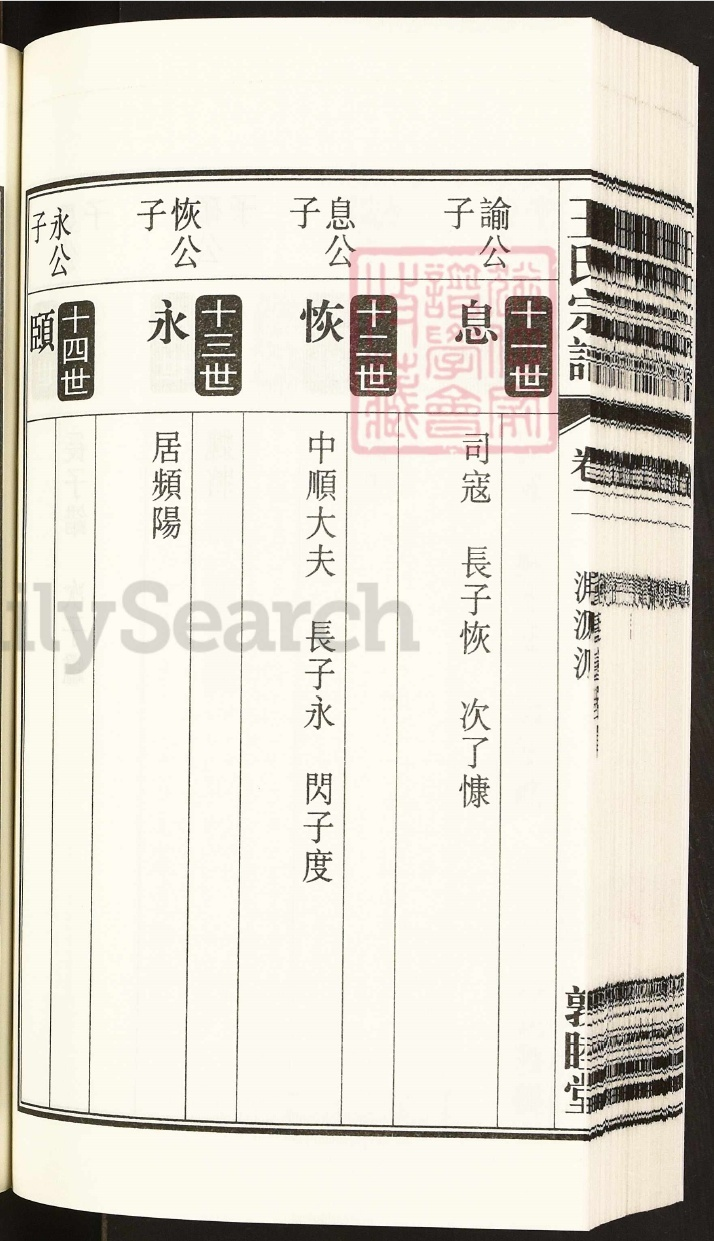
#> input picture deskewed_images/wang1_page_1.jpg, 714 x 1241 px
$ python -i page_split.py   (imports and definitions only)
#> lines starting #> are read from the running program, lines starting #| are printed output that depends on the picture; after the words box and inside, x2 and y2 are one past the last pixel; in counts of white or black regions, pixels touching at a corner belong together
#> further down, picture is the input picture: shape (1241, 714, 3); mean B, G, R 203.8, 214.4, 219.1
"""Page splitting functionality for two-page scanned images."""

from typing import Dict, Tuple, Any, Optional
import cv2
import numpy as np
from .base import BaseProcessor


class PageSplitProcessor(BaseProcessor):
    """Processor for splitting two-page scanned images."""

    # [40 lines left out: function process, not called in this run]


def split_two_page_image(
    image: np.ndarray,
    search_ratio: float = 0.5,
    line_len_frac: float = 0.3,
    line_thick: int = 3,
    peak_thr: float = 0.3,
    return_analysis: bool = False,
    **kwargs
) -> tuple:
    """Split a two-page scanned image into separate pages using V2 algorithm.

    Args:
        image: Input two-page image
        search_ratio: Fraction of width, centered, to search for gutter (0.0-1.0)
        line_len_frac: Vertical kernel = fraction of image height
        line_thick: Kernel width in pixels
        peak_thr: Peak threshold (fraction of max response)
        return_analysis: If True, returns detailed analysis information

    Returns:
        tuple: (right_page, left_page) or (right_page, left_page, analysis) if return_analysis=True
    """
#> called with search_ratio = 0.5, line_len_frac = 0.3, line_thick = 3, peak_thr = 0.3, return_analysis = False
    # Get processor instance if available for debug saving
    processor = kwargs.get('_processor', None)

    h, w = image.shape[:2]

    # Save original input image
    if processor and processor.config and getattr(processor.config, 'save_debug_images', False):
        processor.save_debug_image('input_image', image)

    # 1) extract long vertical lines
    gray = cv2.cvtColor(image, cv2.COLOR_BGR2GRAY) if len(image.shape) == 3 else image
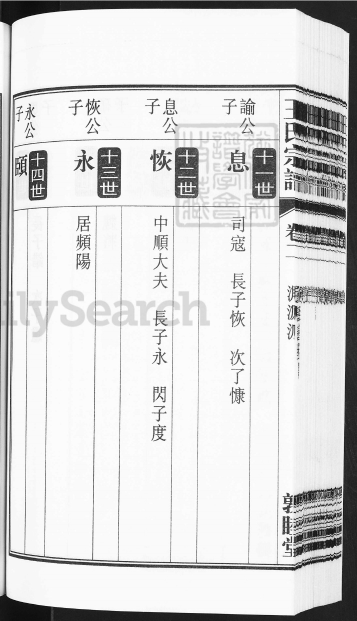
#> gray: shape (1241, 714) (shown at 1/2 size); min 1, max 255, mean 214.6
    _, bw  = cv2.threshold(gray, 0, 255, cv2.THRESH_BINARY + cv2.THRESH_OTSU)
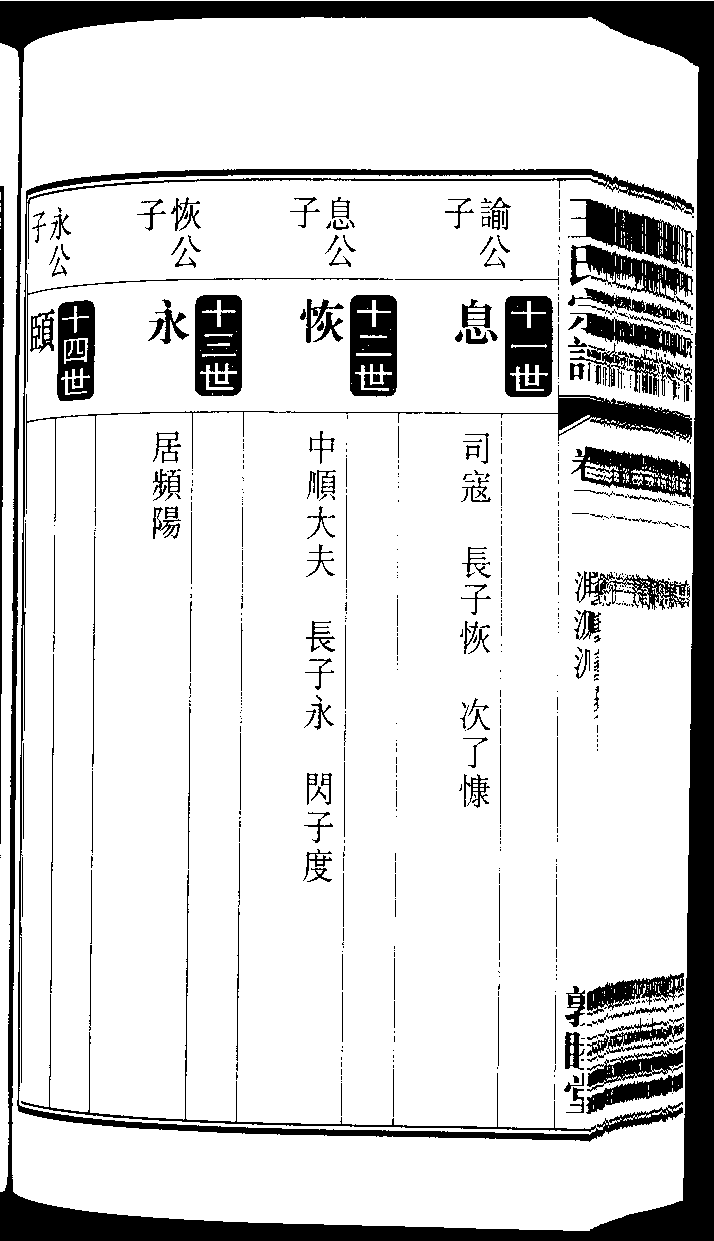
#> bw: shape (1241, 714); 84.3% white; 604 black regions (424 under 20 px), largest, box (x1, y1, x2, y2) and area: (0, 1, 714, 1241) 63971, (17, 169, 694, 1142) 14431, (505, 296, 553, 397) 4042
    vert   = 255 - bw
    k_len  = max(15, int(line_len_frac * h))
    kernel = cv2.getStructuringElement(cv2.MORPH_RECT, (line_thick, k_len))
    lines  = cv2.morphologyEx(vert, cv2.MORPH_OPEN, kernel)
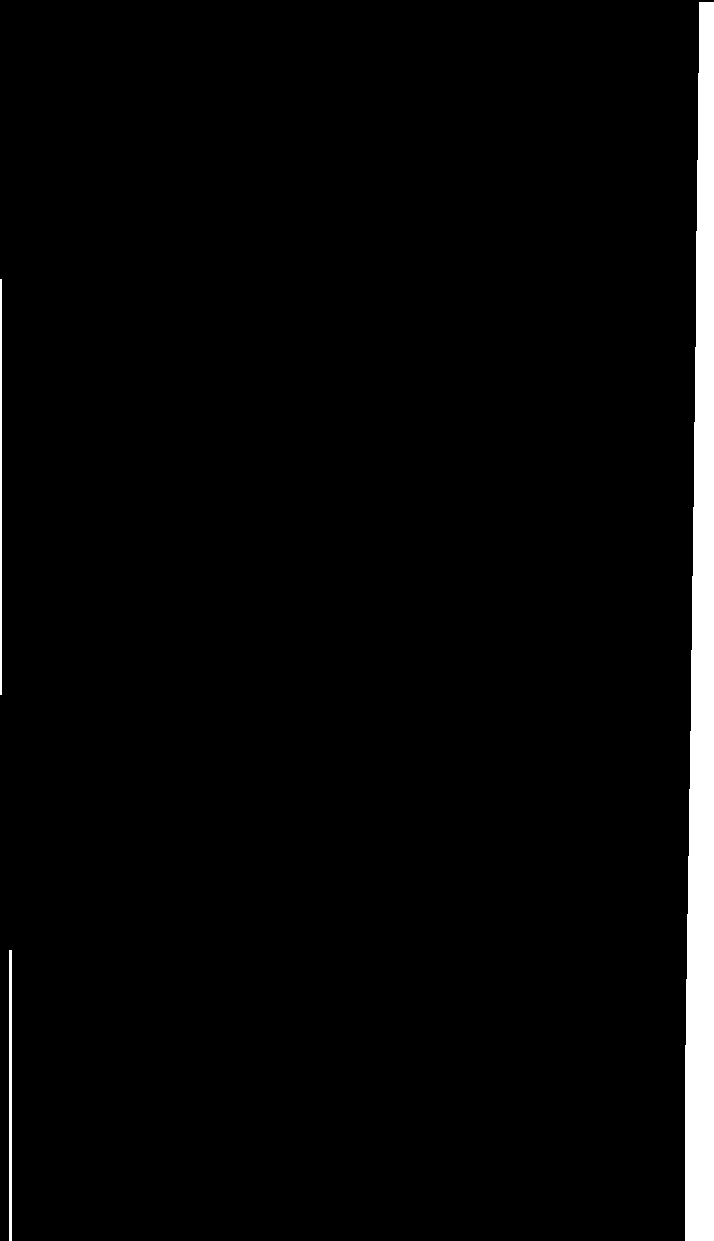
#> lines: shape (1241, 714); 3.3% white; 3 white regions, box (x1, y1, x2, y2) and area: (685, 2, 714, 1241) 27679, (9, 950, 12, 1241) 873, (0, 279, 2, 695) 832

    # Save debug images
    if processor and processor.config and getattr(processor.config, 'save_debug_images', False):
        processor.save_debug_image('binary_threshold', bw)
        processor.save_debug_image('inverted_binary', vert)
        processor.save_debug_image('vertical_lines', lines)

    # 2) column response & search window
    col_sum = lines.sum(axis=0)
#> col_sum = 714 values, max 315945 at index 699, min 0 at index 2, mean 10494.3
    centre  = w // 2
    margin  = int((1 - search_ratio) / 2 * w)
    window  = col_sum[margin:w - margin]
#> window = 358 values from 0 to 0

    # Create column response visualization
    if processor and processor.config and getattr(processor.config, 'save_debug_images', False):
        import matplotlib.pyplot as plt
        fig, ax = plt.subplots(figsize=(10, 6))
        ax.plot(col_sum, 'b-', linewidth=1)
        ax.axvline(margin, color='r', linestyle='--', label=f'Search start ({margin})')
        ax.axvline(w - margin, color='r', linestyle='--', label=f'Search end ({w-margin})')
        ax.axvline(centre, color='g', linestyle='-', alpha=0.7, label=f'Center ({centre})')
        ax.set_xlabel('Column Index')
        ax.set_ylabel('Sum of White Pixels')
        ax.set_title('Column Response (Vertical Line Density)')
        ax.legend()
        ax.grid(True, alpha=0.3)

        # Convert plot to image
        fig.canvas.draw()
        plot_img = np.frombuffer(fig.canvas.buffer_rgba(), dtype=np.uint8)
        plot_img = plot_img.reshape(fig.canvas.get_width_height()[::-1] + (4,))
        plot_img = cv2.cvtColor(plot_img, cv2.COLOR_RGBA2BGR)
        plt.close(fig)

        processor.save_debug_image('column_response', plot_img)

    peaks = np.where(window >= peak_thr * window.max())[0] + margin
#> peaks = 358 values from 178 to 535
    if len(peaks) < 2:                     # fallback if only one border found
        split_x = centre
        left_page = image[:, :split_x]
        right_page = image[:, split_x:]

        # Debug: Print the result only in debug mode
        if processor and processor.config and getattr(processor.config, 'save_debug_images', False):
            print(f"    [DEBUG] Page split: Center fallback at x={split_x} (no vertical lines detected)")

        # Save split visualization even for fallback
        if processor and processor.config and getattr(processor.config, 'save_debug_images', False):
            vis = image.copy() if len(image.shape) == 3 else cv2.cvtColor(gray, cv2.COLOR_GRAY2BGR)
            cv2.line(vis, (split_x, 0), (split_x, h), (0, 0, 255), 3)
            cv2.putText(vis, 'FALLBACK: Center Split', (10, 30), cv2.FONT_HERSHEY_SIMPLEX, 1, (0, 0, 255), 2)
            processor.save_debug_image('split_visualization', vis)

        if not return_analysis:
            return right_page, left_page

        # Build analysis for fallback case
        analysis = {
            "gutter_x": split_x,
            "gutter_strength": 0.0,
            "gutter_width": 0,
            "search_start": margin,
            "search_end": w - margin,
            "segments": [],
            "selected_segment": None,
            "fallback_used": True,
            "meets_min_width": False,
            "has_two_pages": False,
            "col_dark": None,
            "darkmask": None,
            "thresh": None,
            "widest_segment_width": 0,
            # Legacy compatibility fields
            "vertical_sums": None,
            "min_sum": 0,
            "avg_sum": 0,
        }
        return right_page, left_page, analysis

    # 3) contiguous-peak grouping
    segments, s = [], peaks[0]
#> segments = []; s = 178
    for p, q in zip(peaks, peaks[1:]):
        if q != p + 1:
            segments.append((s, p)); s = q
    segments.append((s, peaks[-1]))

    # 4) choose the two segments nearest the centre
    segs = sorted(segments, key=lambda ab: abs(((ab[0]+ab[1])//2) - centre))[:2]
#> segs = [(178, 535)]
    if len(segs) < 2:  # If only one segment found, split at that vertical line
        if len(segs) == 1 and segments:
            # Use the single detected vertical line as the split point
            seg_start, seg_end = segs[0]
#> seg_start = 178; seg_end = 535
            split_x = (seg_start + seg_end) // 2
#> split_x = 356
            segment_width = seg_end - seg_start + 1
#> segment_width = 358

            # Determine if this is likely a gutter or edge based on position
            # If within middle 60% of image, likely a gutter; otherwise might be edge
            is_likely_gutter = margin < split_x < (w - margin)
#> is_likely_gutter = True

            left_page = image[:, :split_x]
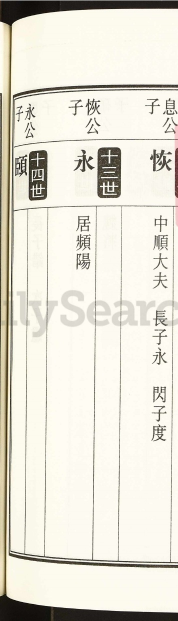
#> left_page: shape (1241, 356, 3) (shown at 1/2 size); mean B, G, R 213.5, 225, 228.3
            right_page = image[:, split_x:]
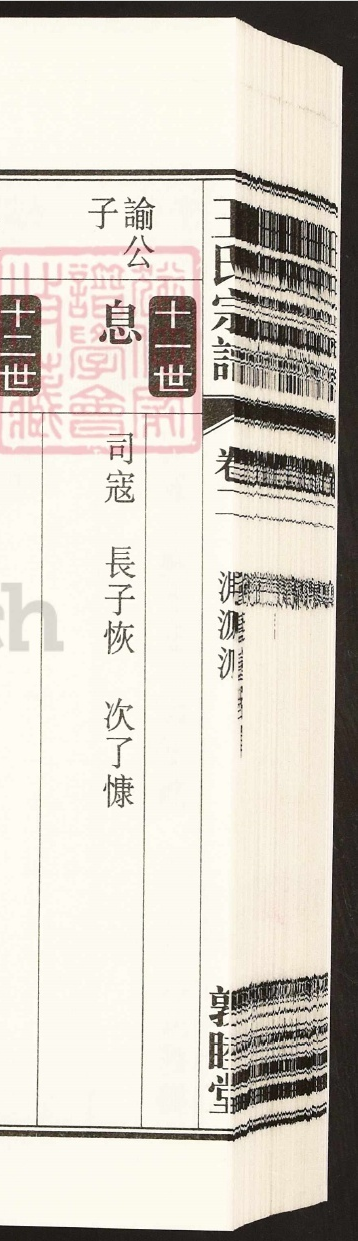
#> right_page: shape (1241, 358, 3); mean B, G, R 194.1, 203.8, 209.9

            # Save split visualization for single segment
            if processor and processor.config and getattr(processor.config, 'save_debug_images', False):
                vis = image.copy() if len(image.shape) == 3 else cv2.cvtColor(gray, cv2.COLOR_GRAY2BGR)
                # Draw the detected segment
                cv2.rectangle(vis, (seg_start, 0), (seg_end, h), (0, 255, 0), 2)
                # Draw the split line
                cv2.line(vis, (split_x, 0), (split_x, h), (0, 0, 255), 3)
                split_type = 'Single Vertical Line Split' if is_likely_gutter else 'Edge Detection Split'
                cv2.putText(vis, split_type, (10, 30), cv2.FONT_HERSHEY_SIMPLEX, 1, (0, 255, 0), 2)
                cv2.putText(vis, f'Split at: {split_x}', (10, 60), cv2.FONT_HERSHEY_SIMPLEX, 0.8, (0, 255, 0), 2)
                processor.save_debug_image('split_visualization', vis)

            if not return_analysis:
                return right_page, left_page

            # Build analysis for single segment case with actual detected values
            analysis = {
                "gutter_x": split_x,
                "gutter_strength": window[split_x - margin] / window.max() if (margin <= split_x < w - margin and window.max() > 0) else 0.5,
                "gutter_width": segment_width,
                "search_start": margin,
                "search_end": w - margin,
                "segments": segments,
                "selected_segment": segs[0],
                "fallback_used": False,  # We're using the detected line, not fallback
                "meets_min_width": segment_width >= 3,
                "has_two_pages": is_likely_gutter,
                "col_dark": None,
                "darkmask": None,
                "thresh": None,
                "widest_segment_width": max(b - a + 1 for a, b in segments) if segments else 0,
                # Legacy compatibility fields
                "vertical_sums": None,
                "min_sum": 0,
                "avg_sum": 0,
            }
            return right_page, left_page, analysis
        else:
            # No segments at all, use center fallback
            split_x = centre
            left_page = image[:, :split_x]
            right_page = image[:, split_x:]

            # Save split visualization for no segments case
            if processor and processor.config and getattr(processor.config, 'save_debug_images', False):
                vis = image.copy() if len(image.shape) == 3 else cv2.cvtColor(gray, cv2.COLOR_GRAY2BGR)
                cv2.line(vis, (split_x, 0), (split_x, h), (0, 0, 255), 3)
                cv2.putText(vis, 'FALLBACK: No Segments Found', (10, 30), cv2.FONT_HERSHEY_SIMPLEX, 1, (0, 0, 255), 2)
                processor.save_debug_image('split_visualization', vis)

            if not return_analysis:
                return right_page, left_page

            # Build analysis for fallback case
            analysis = {
                "gutter_x": split_x,
                "gutter_strength": 0.0,
                "gutter_width": 0,
                "search_start": margin,
                "search_end": w - margin,
                "segments": [],
                "selected_segment": None,
                "fallback_used": True,
                "meets_min_width": False,
                "has_two_pages": False,
                "col_dark": None,
                "darkmask": None,
                "thresh": None,
                "widest_segment_width": 0,
                # Legacy compatibility fields
                "vertical_sums": None,
                "min_sum": 0,
                "avg_sum": 0,
            }
            return right_page, left_page, analysis

    (a1, b1), (a2, b2) = sorted(segs, key=lambda ab: ab[0])
    split_x = (b1 + a2) // 2

    left_page = image[:, :split_x]
    right_page = image[:, split_x:]

    # Debug: Print the result only in debug mode
    if processor and processor.config and getattr(processor.config, 'save_debug_images', False):
        gutter_width = a2 - b1
        print(f"    [DEBUG] Page split: Gutter at x={split_x} (width: {gutter_width}px, {len(segments)} vertical lines detected)")

    # Save final split visualization
    if processor and processor.config and getattr(processor.config, 'save_debug_images', False):
        vis = image.copy() if len(image.shape) == 3 else cv2.cvtColor(gray, cv2.COLOR_GRAY2BGR)

        # Draw search window
        overlay = vis.copy()
        cv2.rectangle(overlay, (margin, 0), (w-margin, h), (255, 255, 0), -1)
        vis = cv2.addWeighted(vis, 0.85, overlay, 0.15, 0)

        # Draw detected segments
        for a, b in segments:
            cv2.rectangle(vis, (a, 0), (b, h), (0, 255, 0), 2)

        # Draw selected segments in blue
        cv2.rectangle(vis, (a1, 0), (b1, h), (255, 0, 0), 3)
        cv2.rectangle(vis, (a2, 0), (b2, h), (255, 0, 0), 3)

        # Draw final split line
        cv2.line(vis, (split_x, 0), (split_x, h), (0, 0, 255), 3)

        # Add labels
        cv2.putText(vis, f'Gutter: {split_x}', (split_x + 5, 30), cv2.FONT_HERSHEY_SIMPLEX, 0.8, (0, 0, 255), 2)
        cv2.putText(vis, 'Left Page', (50, h-30), cv2.FONT_HERSHEY_SIMPLEX, 1, (255, 255, 255), 2)
        cv2.putText(vis, 'Right Page', (split_x + 50, h-30), cv2.FONT_HERSHEY_SIMPLEX, 1, (255, 255, 255), 2)

        processor.save_debug_image('split_visualization', vis)

    if not return_analysis:
        return right_page, left_page

    # Build full analysis dict for compatibility
    analysis = {
        "gutter_x": split_x,
        "gutter_strength": 1.0,  # V2 doesn't calculate this exactly
        "gutter_width": a2 - b1,
        "search_start": margin,
        "search_end": w - margin,
        "segments": segments,
        "selected_segment": (b1, a2),
        "fallback_used": False,
        "meets_min_width": True,
        "has_two_pages": True,
        "col_dark": None,
        "darkmask": None,
        "thresh": None,
        "widest_segment_width": max(b - a + 1 for a, b in segments) if segments else 0,
        # Legacy compatibility fields
        "vertical_sums": None,
        "min_sum": 0,
        "avg_sum": 0,
    }

    return right_page, left_page, analysis

>>> import cv2
>>> picture = cv2.imread('../../../deskewed_images/wang1_page_1.jpg')
>>> result = split_two_page_image(picture)
